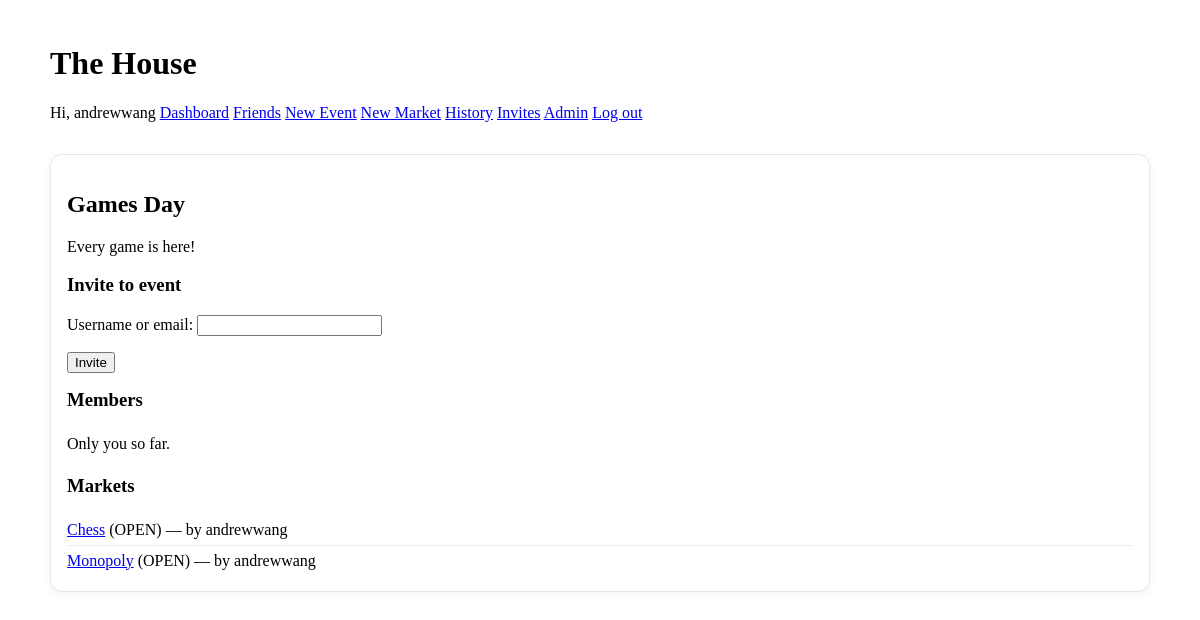
Page /events/1/ (signed in) on the committed database.
### bets/models.py (models this page shows, shortened)
class Event(models.Model):
    name = models.CharField(max_length=120)
    description = models.TextField(blank=True)
    creator = models.ForeignKey(User, on_delete=models.CASCADE, related_name='created_events')
    created_at = models.DateTimeField(default=timezone.now)
    is_active = models.BooleanField(default=True)
    default_house = models.ForeignKey(
        User, on_delete=models.SET_NULL, null=True, blank=True,
        related_name='events_as_default_house'
    )

class Market(models.Model):
    OPEN = 'OPEN'
    SUSPENDED = 'SUSPENDED'
    SETTLED = 'SETTLED'
    STATUSES = [(OPEN,'Open'),(SUSPENDED,'Suspended'),(SETTLED,'Settled')]
    title = models.CharField(max_length=200)
    creator = models.ForeignKey(User, on_delete=models.CASCADE, related_name='created_markets')
    house = models.ForeignKey(User, on_delete=models.SET_NULL, null=True, blank=True, related_name='house_markets')
    event = models.ForeignKey(Event, on_delete=models.CASCADE, null=True, blank=True, related_name='markets')
    house_margin = models.DecimalField(max_digits=5, decimal_places=4, default=Decimal('0.05'))
    status = models.CharField(max_length=12, choices=STATUSES, default=OPEN)
    closes_at = models.DateTimeField(null=True, blank=True)
    created_at = models.DateTimeField(default=timezone.now)
    max_bet_limit = models.DecimalField(max_digits=12, decimal_places=2, default=Decimal('100.00'))

### bets/views.py (the view)
# urls.py: path('events/<int:pk>/', views.event_detail, name='event_detail'),
@login_required
def event_detail(request, pk: int):
    ev = get_object_or_404(Event, pk=pk)
    is_member = EventMembership.objects.filter(event=ev, user=request.user).exists()
    can_view = (request.user == ev.creator) or is_member or request.user.is_superuser
    if not can_view:
        messages.error(request, "You don’t have access to this event.")
        return redirect('bets:dashboard')
    can_invite = (
        request.user == ev.creator or
        EventMembership.objects.filter(event=ev, user=request.user, role=EventMembership.ADMIN).exists() or
        request.user.is_superuser
    )
    invite_form = EventInviteForm()
    members = (
        EventMembership.objects.filter(event=ev)
        .select_related('user')
        .order_by('user__username')
    )
    member_users = [m.user for m in members]
    markets = ev.markets.select_related('creator', 'house').order_by('-created_at')
    return render(request, 'bets/event_detail.html', {
        'event': ev,
        'invite_form': invite_form,
        'members': member_users,
        'can_invite': can_invite,
        'markets': markets,
    })

### bets/forms.py
class EventInviteForm(UserLookupForm):
    pass

### bets/context_processors.py (called while the page is built)
def invite_counts(request):
    if not request.user.is_authenticated:
        return {'invite_count': 0}
    uid = request.user.id
    total = 0
    total += FriendshipRequest.objects.filter(to_user_id=uid, status='PENDING', seen=False).count()
    total += EventInvite.objects.filter(to_user_id=uid, status='PENDING', seen=False).count()
    total += MarketShareRequest.objects.filter(to_user_id=uid, status='PENDING', seen=False).count()
    return {'invite_count': total}

### bets/templates/bets/event_detail.html (shortened to what this page needs)
{% extends 'bets/base.html' %}
{% load formatting %}
{% block content %}
<div class="card">
  <h2>{{ event.name }}</h2>
  <p>{{ event.description }}</p>
  {% if can_invite %}
    <h3>Invite to event</h3>
    <form method="post" action="{% url 'bets:event_invite' event.pk %}">
      {{ invite_form.as_p }}
      <button>Invite</button>
    </form>
  {% endif %}
  <h3 style="margin-top:1rem;">Members</h3>
  <ul class="list">
    {% for u in members %}
      <li>{{ u.username }}</li>
    {% empty %}
      <li>Only you so far.</li>
    {% endfor %}
  </ul>
  <h3 style="margin-top:1rem;">Markets</h3>
  <ul class="list">
    {% for m in markets %}
      <li>
        <a href="{% url 'bets:market_detail' m.pk %}">{{ m.title }}</a>
        ({{ m.status }}) — by {{ m.creator.username }}
      </li>
    {% empty %}
      <li>No markets yet.</li>
    {% endfor %}
  </ul>
</div>
{% endblock %}

### bets/templates/bets/base.html (shortened to what this page needs)
{% load static %}
<!doctype html>
<html lang="en">
<head>
  <link rel="stylesheet" href="{% static 'bets/styles.css' %}">
</head>
<body>
  <header class="container">
    <h1>The House</h1>
    <nav>
      {% if user.is_authenticated %}
        <span>Hi, {{ user.username }}</span>
        <a href="{% url 'bets:dashboard' %}">Dashboard</a>
        <a href="{% url 'bets:friends' %}">Friends</a>
        <a href="{% url 'bets:event_create' %}">New Event</a>
        <a href="{% url 'bets:market_create' %}">New Market</a>
        <a href="{% url 'bets:market_history' %}">History</a>
        <a href="{% url 'bets:invites' %}">Invites{% if invite_count %} ({{ invite_count }}){% endif %}</a>
        {% if user.is_superuser %}<a href="{% url 'admin:index' %}">Admin</a>{% endif %}
        <a href="{% url 'bets:logout' %}">Log out</a>
      {% else %}
        <a href="{% url 'login' %}">Log in</a>
      {% endif %}
    </nav>
  </header>
  <main class="container">
    {% block content %}{% endblock %}
  </main>
</body>
</html>

### static/bets/styles.css (style rules this page uses)
:root { --pad: 1rem; }
.container { max-width: 1100px; margin: 0 auto; padding: var(--pad); }
.card { border: 1px solid #e5e7eb; border-radius: 12px; padding: var(--pad); background: #fff; box-shadow: 0 2px 8px rgba(0,0,0,.05); }
.list { list-style: none; margin: 0; padding: 0; }
.list li { padding: .35rem 0; border-bottom: 1px solid #eee; }
.list li:last-child { border-bottom: 0; }

### rows in the picture
Event: name "Games Day", description "Every game is here!"
Market: title "Chess", status "OPEN", creator.username "andrewwang"
Market: title "Monopoly", status "OPEN", creator.username "andrewwang"

### other values in the picture
{{ user.username }} "andrewwang"
